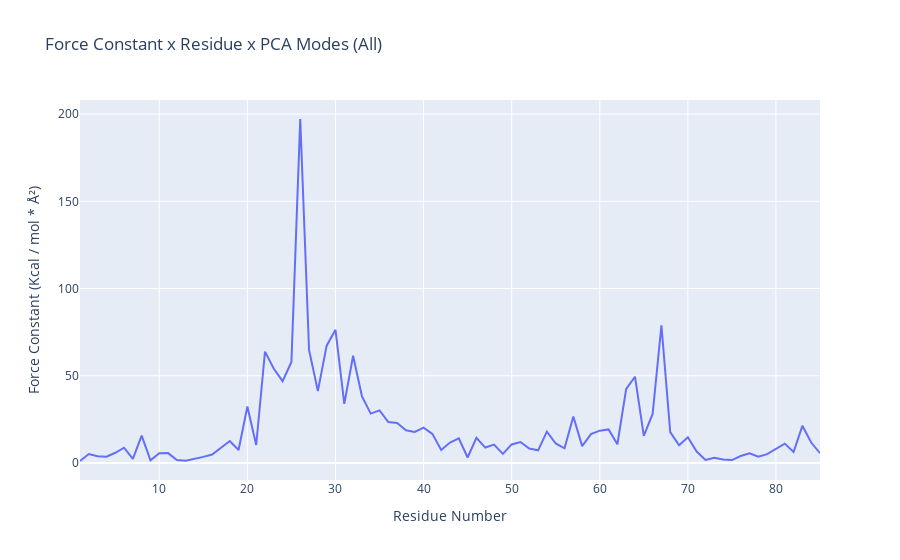

Notebook cell for this chart:
### Markdown cell above
Plotting the **Force Constant** x **residue**:

### Code cell
# NOTE: Only workingn if method = Force_constant
# Plotting Force Constant x Residue x PCA Modes
y = np.array(hinges_fcte['values_per_residue'])
x = list(range(1,len(y)+1))

plotly.offline.init_notebook_mode(connected=True)

fig = {
    "data": [go.Scatter(x=x, y=y)],
    "layout": go.Layout(title="Force Constant x Residue x PCA Modes (All)",
                        xaxis=dict(title = "Residue Number"),
                        yaxis=dict(title = "Force Constant (Kcal / mol * " + '\u00C5' +'\u00B2' + ")")
                       )
}

plotly.offline.iplot(fig)

### Figure 1 — Plotly figure (JSON) as saved in the notebook; plotly's stock layout.template omitted (floating-point values rounded to 4 significant figures)
{"data": [{"type": "scatter", "x": [1, 2, 3, 4, 5, 6, 7, 8, 9, 10, 11, 12, 13, 14, 15, 16, 17, 18, 19, 20, 21, 22, 23, 24, 25, 26, 27, 28, 29, 30, 31, 32, 33, 34, 35, 36, 37, 38, 39, 40, 41, 42, 43, 44, 45, 46, 47, 48, 49, 50, 51, 52, 53, 54, 55, 56, 57, 58, 59, 60, 61, 62, 63, 64, 65, 66, 67, 68, 69, 70, 71, 72, 73, 74, 75, 76, 77, 78, 79, 80, 81, 82, 83, 84, 85], "y": [1.085, 5.107, 3.811, 3.561, 5.805, 8.723, 2.335, 15.66, 1.462, 5.519, 5.598, 1.607, 1.196, 2.15, 3.452, 4.759, 8.543, 12.56, 7.351, 32.35, 10.25, 63.79, 53.97, 46.88, 57.91, 197.2, 64.77, 41.23, 67.22, 76.3, 33.84, 61.45, 38.31, 28.27, 30.13, 23.46, 22.89, 18.73, 17.79, 20.25, 16.67, 7.391, 11.65, 14.12, 3.089, 14.41, 8.792, 10.53, 5.2, 10.58, 11.95, 8.195, 7.208, 17.95, 11.12, 8.341, 26.56, 9.603, 16.51, 18.48, 19.18, 10.67, 42.45, 49.41, 15.44, 28.04, 78.94, 17.62, 10.06, 14.7, 6.478, 1.705, 2.98, 1.885, 1.618, 3.951, 5.545, 3.582, 5.015, 8.121, 11.04, 6.259, 21.26, 11.68, 5.553]}], "layout": {"title": {"text": "Force Constant x Residue x PCA Modes (All)"}, "xaxis": {"title": {"text": "Residue Number"}}, "yaxis": {"title": {"text": "Force Constant (Kcal / mol * Å²)"}}}}
